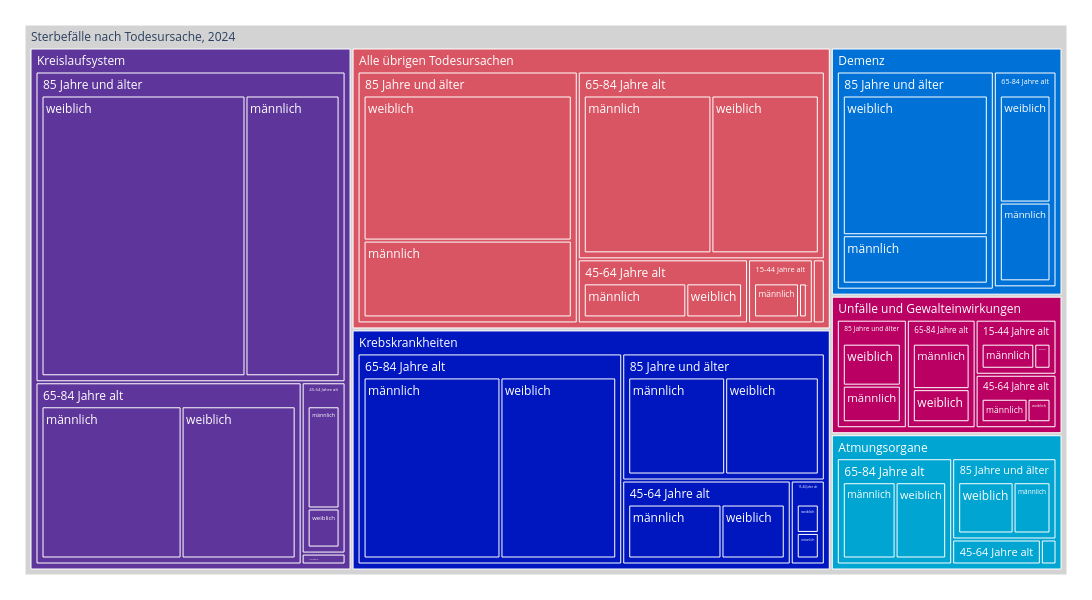

Here is the notebook cell this chart was saved with:
### Code cell
treeMap2= mypy_dv.plot_px_treemap(
    data=myTM2.reset_index()
    ,levels=['TodesursacheSpezLang_noDM','AlterVTod2Lang_noDM','SexLang']
    ,values="Sum_AnzSterWir"
    ,color="TodesursacheSpezLang_noDM"
    #, color_continuous_scale='Blues'
    ,color_discrete_map=farben_dict_zc
    ,height=600
    ,width=1200             
    #,margin_val_bottom=25
    ,myHeaderTitle="Sterbefälle nach Todesursache, "+data_max_date
)
treeMap2

### Figure 1 — Plotly figure (JSON) as saved in the notebook; plotly's stock layout.template omitted (floating-point values rounded to 4 significant figures)
{"data": [{"branchvalues": "total", "customdata": [["Alle übrigen Todesursachen"], ["Unfälle und Gewalteinwirkungen"], ["Kreislaufsystem"], ["Unfälle und Gewalteinwirkungen"], ["Alle übrigen Todesursachen"], ["Krebskrankheiten"], ["Demenz"], ["Krebskrankheiten"], ["Kreislaufsystem"], ["Atmungsorgane"], ["Kreislaufsystem"], ["Unfälle und Gewalteinwirkungen"], ["Krebskrankheiten"], ["Atmungsorgane"], ["Alle übrigen Todesursachen"], ["Alle übrigen Todesursachen"], ["Krebskrankheiten"], ["Unfälle und Gewalteinwirkungen"], ["Atmungsorgane"], ["Alle übrigen Todesursachen"], ["Unfälle und Gewalteinwirkungen"], ["Kreislaufsystem"], ["Krebskrankheiten"], ["Alle übrigen Todesursachen"], ["Atmungsorgane"], ["Krebskrankheiten"], ["Kreislaufsystem"], ["Unfälle und Gewalteinwirkungen"], ["Alle übrigen Todesursachen"], ["Atmungsorgane"], ["Demenz"], ["Atmungsorgane"], ["Demenz"], ["Krebskrankheiten"], ["Kreislaufsystem"], ["Unfälle und Gewalteinwirkungen"], ["Demenz"], ["Alle übrigen Todesursachen"], ["Unfälle und Gewalteinwirkungen"], ["Alle übrigen Todesursachen"], ["Atmungsorgane"], ["Demenz"], ["Krebskrankheiten"], ["Atmungsorgane"], ["Alle übrigen Todesursachen"], ["Kreislaufsystem"], ["Alle übrigen Todesursachen"], ["Atmungsorgane"], ["Krebskrankheiten"], ["Kreislaufsystem"], ["Unfälle und Gewalteinwirkungen"], ["Alle übrigen Todesursachen"], ["Atmungsorgane"], ["Demenz"], ["Krebskrankheiten"], ["Kreislaufsystem"], ["Unfälle und Gewalteinwirkungen"], ["Alle übrigen Todesursachen"], ["Atmungsorgane"], ["Demenz"], ["Krebskrankheiten"], ["Kreislaufsystem"], ["Unfälle und Gewalteinwirkungen"], ["Alle übrigen Todesursachen"], ["Atmungsorgane"], ["Demenz"], ["Krebskrankheiten"], ["Kreislaufsystem"], ["Unfälle und Gewalteinwirkungen"], ["Alle übrigen Todesursachen"], ["Alle übrigen Todesursachen"], ["Atmungsorgane"], ["Demenz"], ["Krebskrankheiten"], ["Kreislaufsystem"], ["Unfälle und Gewalteinwirkungen"], ["(?)"]], "domain": {"x": [0, 1], "y": [0, 1]}, "hovertemplate": "%{label}<br><br>Anzahl:<br>%{value}<extra></extra>", "ids": ["Sterbefälle nach Todesursache, 2024/Alle übrigen Todesursachen/unter 15 Jahre alt/weiblich", "Sterbefälle nach Todesursache, 2024/Unfälle und Gewalteinwirkungen/85 Jahre und älter/weiblich", "Sterbefälle nach Todesursache, 2024/Kreislaufsystem/65-84 Jahre alt/weiblich", "Sterbefälle nach Todesursache, 2024/Unfälle und Gewalteinwirkungen/65-84 Jahre alt/weiblich", "Sterbefälle nach Todesursache, 2024/Alle übrigen Todesursachen/85 Jahre und älter/weiblich", "Sterbefälle nach Todesursache, 2024/Krebskrankheiten/65-84 Jahre alt/weiblich", "Sterbefälle nach Todesursache, 2024/Demenz/85 Jahre und älter/weiblich", "Sterbefälle nach Todesursache, 2024/Krebskrankheiten/85 Jahre und älter/weiblich", "Sterbefälle nach Todesursache, 2024/Kreislaufsystem/85 Jahre und älter/weiblich", "Sterbefälle nach Todesursache, 2024/Atmungsorgane/85 Jahre und älter/weiblich", "Sterbefälle nach Todesursache, 2024/Kreislaufsystem/85 Jahre und älter/männlich", "Sterbefälle nach Todesursache, 2024/Unfälle und Gewalteinwirkungen/15-44 Jahre alt/weiblich", "Sterbefälle nach Todesursache, 2024/Krebskrankheiten/15-44 Jahre alt/weiblich", "Sterbefälle nach Todesursache, 2024/Atmungsorgane/15-44 Jahre alt/weiblich", "Sterbefälle nach Todesursache, 2024/Alle übrigen Todesursachen/15-44 Jahre alt/weiblich", "Sterbefälle nach Todesursache, 2024/Alle übrigen Todesursachen/unter 15 Jahre alt/männlich", "Sterbefälle nach Todesursache, 2024/Krebskrankheiten/85 Jahre und älter/männlich", "Sterbefälle nach Todesursache, 2024/Unfälle und Gewalteinwirkungen/85 Jahre und älter/männlich", "Sterbefälle nach Todesursache, 2024/Atmungsorgane/65-84 Jahre alt/männlich", "Sterbefälle nach Todesursache, 2024/Alle übrigen Todesursachen/65-84 Jahre alt/männlich", "Sterbefälle nach Todesursache, 2024/Unfälle und Gewalteinwirkungen/45-64 Jahre alt/männlich", "Sterbefälle nach Todesursache, 2024/Kreislaufsystem/45-64 Jahre alt/männlich", "Sterbefälle nach Todesursache, 2024/Krebskrankheiten/45-64 Jahre alt/männlich", "Sterbefälle nach Todesursache, 2024/Alle übrigen Todesursachen/15-44 Jahre alt/männlich", "Sterbefälle nach Todesursache, 2024/Atmungsorgane/15-44 Jahre alt/männlich", "Sterbefälle nach Todesursache, 2024/Krebskrankheiten/15-44 Jahre alt/männlich", "Sterbefälle nach Todesursache, 2024/Kreislaufsystem/15-44 Jahre alt/männlich", "Sterbefälle nach Todesursache, 2024/Unfälle und Gewalteinwirkungen/15-44 Jahre alt/männlich", "Sterbefälle nach Todesursache, 2024/Alle übrigen Todesursachen/45-64 Jahre alt/männlich", "Sterbefälle nach Todesursache, 2024/Atmungsorgane/45-64 Jahre alt/männlich", "Sterbefälle nach Todesursache, 2024/Demenz/45-64 Jahre alt/männlich", "Sterbefälle nach Todesursache, 2024/Atmungsorgane/85 Jahre und älter/männlich", "Sterbefälle nach Todesursache, 2024/Demenz/65-84 Jahre alt/männlich", "Sterbefälle nach Todesursache, 2024/Krebskrankheiten/65-84 Jahre alt/männlich", "Sterbefälle nach Todesursache, 2024/Kreislaufsystem/65-84 Jahre alt/männlich", "Sterbefälle nach Todesursache, 2024/Unfälle und Gewalteinwirkungen/65-84 Jahre alt/männlich", "Sterbefälle nach Todesursache, 2024/Demenz/85 Jahre und älter/männlich", "Sterbefälle nach Todesursache, 2024/Alle übrigen Todesursachen/85 Jahre und älter/männlich", "Sterbefälle nach Todesursache, 2024/Unfälle und Gewalteinwirkungen/45-64 Jahre alt/weiblich", "Sterbefälle nach Todesursache, 2024/Alle übrigen Todesursachen/65-84 Jahre alt/weiblich", "Sterbefälle nach Todesursache, 2024/Atmungsorgane/65-84 Jahre alt/weiblich", "Sterbefälle nach Todesursache, 2024/Demenz/65-84 Jahre alt/weiblich", "Sterbefälle nach Todesursache, 2024/Krebskrankheiten/45-64 Jahre alt/weiblich", "Sterbefälle nach Todesursache, 2024/Atmungsorgane/45-64 Jahre alt/weiblich", "Sterbefälle nach Todesursache, 2024/Alle übrigen Todesursachen/45-64 Jahre alt/weiblich", "Sterbefälle nach Todesursache, 2024/Kreislaufsystem/45-64 Jahre alt/weiblich", "Sterbefälle nach Todesursache, 2024/Alle übrigen Todesursachen/15-44 Jahre alt", "Sterbefälle nach Todesursache, 2024/Atmungsorgane/15-44 Jahre alt", "Sterbefälle nach Todesursache, 2024/Krebskrankheiten/15-44 Jahre alt", "Sterbefälle nach Todesursache, 2024/Kreislaufsystem/15-44 Jahre alt", "Sterbefälle nach Todesursache, 2024/Unfälle und Gewalteinwirkungen/15-44 Jahre alt", "Sterbefälle nach Todesursache, 2024/Alle übrigen Todesursachen/45-64 Jahre alt", "Sterbefälle nach Todesursache, 2024/Atmungsorgane/45-64 Jahre alt", "Sterbefälle nach Todesursache, 2024/Demenz/45-64 Jahre alt", "Sterbefälle nach Todesursache, 2024/Krebskrankheiten/45-64 Jahre alt", "Sterbefälle nach Todesursache, 2024/Kreislaufsystem/45-64 Jahre alt", "Sterbefälle nach Todesursache, 2024/Unfälle und Gewalteinwirkungen/45-64 Jahre alt", "Sterbefälle nach Todesursache, 2024/Alle übrigen Todesursachen/65-84 Jahre alt", "Sterbefälle nach Todesursache, 2024/Atmungsorgane/65-84 Jahre alt", "Sterbefälle nach Todesursache, 2024/Demenz/65-84 Jahre alt", "Sterbefälle nach Todesursache, 2024/Krebskrankheiten/65-84 Jahre alt", "Sterbefälle nach Todesursache, 2024/Kreislaufsystem/65-84 Jahre alt", "Sterbefälle nach Todesursache, 2024/Unfälle und Gewalteinwirkungen/65-84 Jahre alt", "Sterbefälle nach Todesursache, 2024/Alle übrigen Todesursachen/85 Jahre und älter", "Sterbefälle nach Todesursache, 2024/Atmungsorgane/85 Jahre und älter", "Sterbefälle nach Todesursache, 2024/Demenz/85 Jahre und älter", "Sterbefälle nach Todesursache, 2024/Krebskrankheiten/85 Jahre und älter", "Sterbefälle nach Todesursache, 2024/Kreislaufsystem/85 Jahre und älter", "Sterbefälle nach Todesursache, 2024/Unfälle und Gewalteinwirkungen/85 Jahre und älter", "Sterbefälle nach Todesursache, 2024/Alle übrigen Todesursachen/unter 15 Jahre alt", "Sterbefälle nach Todesursache, 2024/Alle übrigen Todesursachen", "Sterbefälle nach Todesursache, 2024/Atmungsorgane", "Sterbefälle nach Todesursache, 2024/Demenz", "Sterbefälle nach Todesursache, 2024/Krebskrankheiten", "Sterbefälle nach Todesursache, 2024/Kreislaufsystem", "Sterbefälle nach Todesursache, 2024/Unfälle und Gewalteinwirkungen", "Sterbefälle nach Todesursache, 2024"], "labels": ["weiblich", "weiblich", "weiblich", "weiblich", "weiblich", "weiblich", "weiblich", "weiblich", "weiblich", "weiblich", "männlich", "weiblich", "weiblich", "weiblich", "weiblich", "männlich", "männlich", "männlich", "männlich", "männlich", "männlich", "männlich", "männlich", "männlich", "männlich", "männlich", "männlich", "männlich", "männlich", "männlich", "männlich", "männlich", "männlich", "männlich", "männlich", "männlich", "männlich", "männlich", "weiblich", "weiblich", "weiblich", "weiblich", "weiblich", "weiblich", "weiblich", "weiblich", "15-44 Jahre alt", "15-44 Jahre alt", "15-44 Jahre alt", "15-44 Jahre alt", "15-44 Jahre alt", "45-64 Jahre alt", "45-64 Jahre alt", "45-64 Jahre alt", "45-64 Jahre alt", "45-64 Jahre alt", "45-64 Jahre alt", "65-84 Jahre alt", "65-84 Jahre alt", "65-84 Jahre alt", "65-84 Jahre alt", "65-84 Jahre alt", "65-84 Jahre alt", "85 Jahre und älter", "85 Jahre und älter", "85 Jahre und älter", "85 Jahre und älter", "85 Jahre und älter", "85 Jahre und älter", "unter 15 Jahre alt", "Alle übrigen Todesursachen", "Atmungsorgane", "Demenz", "Krebskrankheiten", "Kreislaufsystem", "Unfälle und Gewalteinwirkungen", "Sterbefälle nach Todesursache, 2024"], "marker": {"colors": ["#DA5563", "#BA0062", "#5E359A", "#BA0062", "#DA5563", "#0017BF", "#0072D7", "#0017BF", "#5E359A", "#00A5D2", "#5E359A", "#BA0062", "#0017BF", "#00A5D2", "#DA5563", "#DA5563", "#0017BF", "#BA0062", "#00A5D2", "#DA5563", "#BA0062", "#5E359A", "#0017BF", "#DA5563", "#00A5D2", "#0017BF", "#5E359A", "#BA0062", "#DA5563", "#00A5D2", "#0072D7", "#00A5D2", "#0072D7", "#0017BF", "#5E359A", "#BA0062", "#0072D7", "#DA5563", "#BA0062", "#DA5563", "#00A5D2", "#0072D7", "#0017BF", "#00A5D2", "#DA5563", "#5E359A", "#DA5563", "#00A5D2", "#0017BF", "#5E359A", "#BA0062", "#DA5563", "#00A5D2", "#0072D7", "#0017BF", "#5E359A", "#BA0062", "#DA5563", "#00A5D2", "#0072D7", "#0017BF", "#5E359A", "#BA0062", "#DA5563", "#00A5D2", "#0072D7", "#0017BF", "#5E359A", "#BA0062", "#DA5563", "#DA5563", "#00A5D2", "#0072D7", "#0017BF", "#5E359A", "#BA0062", "lightgrey"]}, "name": "", "parents": ["Sterbefälle nach Todesursache, 2024/Alle übrigen Todesursachen/unter 15 Jahre alt", "Sterbefälle nach Todesursache, 2024/Unfälle und Gewalteinwirkungen/85 Jahre und älter", "Sterbefälle nach Todesursache, 2024/Kreislaufsystem/65-84 Jahre alt", "Sterbefälle nach Todesursache, 2024/Unfälle und Gewalteinwirkungen/65-84 Jahre alt", "Sterbefälle nach Todesursache, 2024/Alle übrigen Todesursachen/85 Jahre und älter", "Sterbefälle nach Todesursache, 2024/Krebskrankheiten/65-84 Jahre alt", "Sterbefälle nach Todesursache, 2024/Demenz/85 Jahre und älter", "Sterbefälle nach Todesursache, 2024/Krebskrankheiten/85 Jahre und älter", "Sterbefälle nach Todesursache, 2024/Kreislaufsystem/85 Jahre und älter", "Sterbefälle nach Todesursache, 2024/Atmungsorgane/85 Jahre und älter", "Sterbefälle nach Todesursache, 2024/Kreislaufsystem/85 Jahre und älter", "Sterbefälle nach Todesursache, 2024/Unfälle und Gewalteinwirkungen/15-44 Jahre alt", "Sterbefälle nach Todesursache, 2024/Krebskrankheiten/15-44 Jahre alt", "Sterbefälle nach Todesursache, 2024/Atmungsorgane/15-44 Jahre alt", "Sterbefälle nach Todesursache, 2024/Alle übrigen Todesursachen/15-44 Jahre alt", "Sterbefälle nach Todesursache, 2024/Alle übrigen Todesursachen/unter 15 Jahre alt", "Sterbefälle nach Todesursache, 2024/Krebskrankheiten/85 Jahre und älter", "Sterbefälle nach Todesursache, 2024/Unfälle und Gewalteinwirkungen/85 Jahre und älter", "Sterbefälle nach Todesursache, 2024/Atmungsorgane/65-84 Jahre alt", "Sterbefälle nach Todesursache, 2024/Alle übrigen Todesursachen/65-84 Jahre alt", "Sterbefälle nach Todesursache, 2024/Unfälle und Gewalteinwirkungen/45-64 Jahre alt", "Sterbefälle nach Todesursache, 2024/Kreislaufsystem/45-64 Jahre alt", "Sterbefälle nach Todesursache, 2024/Krebskrankheiten/45-64 Jahre alt", "Sterbefälle nach Todesursache, 2024/Alle übrigen Todesursachen/15-44 Jahre alt", "Sterbefälle nach Todesursache, 2024/Atmungsorgane/15-44 Jahre alt", "Sterbefälle nach Todesursache, 2024/Krebskrankheiten/15-44 Jahre alt", "Sterbefälle nach Todesursache, 2024/Kreislaufsystem/15-44 Jahre alt", "Sterbefälle nach Todesursache, 2024/Unfälle und Gewalteinwirkungen/15-44 Jahre alt", "Sterbefälle nach Todesursache, 2024/Alle übrigen Todesursachen/45-64 Jahre alt", "Sterbefälle nach Todesursache, 2024/Atmungsorgane/45-64 Jahre alt", "Sterbefälle nach Todesursache, 2024/Demenz/45-64 Jahre alt", "Sterbefälle nach Todesursache, 2024/Atmungsorgane/85 Jahre und älter", "Sterbefälle nach Todesursache, 2024/Demenz/65-84 Jahre alt", "Sterbefälle nach Todesursache, 2024/Krebskrankheiten/65-84 Jahre alt", "Sterbefälle nach Todesursache, 2024/Kreislaufsystem/65-84 Jahre alt", "Sterbefälle nach Todesursache, 2024/Unfälle und Gewalteinwirkungen/65-84 Jahre alt", "Sterbefälle nach Todesursache, 2024/Demenz/85 Jahre und älter", "Sterbefälle nach Todesursache, 2024/Alle übrigen Todesursachen/85 Jahre und älter", "Sterbefälle nach Todesursache, 2024/Unfälle und Gewalteinwirkungen/45-64 Jahre alt", "Sterbefälle nach Todesursache, 2024/Alle übrigen Todesursachen/65-84 Jahre alt", "Sterbefälle nach Todesursache, 2024/Atmungsorgane/65-84 Jahre alt", "Sterbefälle nach Todesursache, 2024/Demenz/65-84 Jahre alt", "Sterbefälle nach Todesursache, 2024/Krebskrankheiten/45-64 Jahre alt", "Sterbefälle nach Todesursache, 2024/Atmungsorgane/45-64 Jahre alt", "Sterbefälle nach Todesursache, 2024/Alle übrigen Todesursachen/45-64 Jahre alt", "Sterbefälle nach Todesursache, 2024/Kreislaufsystem/45-64 Jahre alt", "Sterbefälle nach Todesursache, 2024/Alle übrigen Todesursachen", "Sterbefälle nach Todesursache, 2024/Atmungsorgane", "Sterbefälle nach Todesursache, 2024/Krebskrankheiten", "Sterbefälle nach Todesursache, 2024/Kreislaufsystem", "Sterbefälle nach Todesursache, 2024/Unfälle und Gewalteinwirkungen", "Sterbefälle nach Todesursache, 2024/Alle übrigen Todesursachen", "Sterbefälle nach Todesursache, 2024/Atmungsorgane", "Sterbefälle nach Todesursache, 2024/Demenz", "Sterbefälle nach Todesursache, 2024/Krebskrankheiten", "Sterbefälle nach Todesursache, 2024/Kreislaufsystem", "Sterbefälle nach Todesursache, 2024/Unfälle und Gewalteinwirkungen", "Sterbefälle nach Todesursache, 2024/Alle übrigen Todesursachen", "Sterbefälle nach Todesursache, 2024/Atmungsorgane", "Sterbefälle nach Todesursache, 2024/Demenz", "Sterbefälle nach Todesursache, 2024/Krebskrankheiten", "Sterbefälle nach Todesursache, 2024/Kreislaufsystem", "Sterbefälle nach Todesursache, 2024/Unfälle und Gewalteinwirkungen", "Sterbefälle nach Todesursache, 2024/Alle übrigen Todesursachen", "Sterbefälle nach Todesursache, 2024/Atmungsorgane", "Sterbefälle nach Todesursache, 2024/Demenz", "Sterbefälle nach Todesursache, 2024/Krebskrankheiten", "Sterbefälle nach Todesursache, 2024/Kreislaufsystem", "Sterbefälle nach Todesursache, 2024/Unfälle und Gewalteinwirkungen", "Sterbefälle nach Todesursache, 2024/Alle übrigen Todesursachen", "Sterbefälle nach Todesursache, 2024", "Sterbefälle nach Todesursache, 2024", "Sterbefälle nach Todesursache, 2024", "Sterbefälle nach Todesursache, 2024", "Sterbefälle nach Todesursache, 2024", "Sterbefälle nach Todesursache, 2024", ""], "root": {"color": "grey"}, "type": "treemap", "values": [1, 31, 136, 24, 236, 170, 173, 84, 412, 39, 190, 8, 10, 2, 4, 4, 87, 27, 48, 164, 22, 34, 56, 23, 1, 9, 3, 26, 46, 12, 1, 26, 39, 201, 167, 33, 60, 125, 11, 138, 46, 53, 38, 5, 25, 13, 27, 3, 19, 3, 34, 71, 17, 1, 94, 47, 33, 302, 94, 92, 371, 303, 57, 361, 65, 233, 171, 602, 58, 5, 766, 179, 326, 655, 955, 182, 3063]}], "layout": {"height": 600, "legend": {"tracegroupgap": 0}, "margin": {"b": 25, "l": 25, "r": 25, "t": 25}, "width": 1200}}
